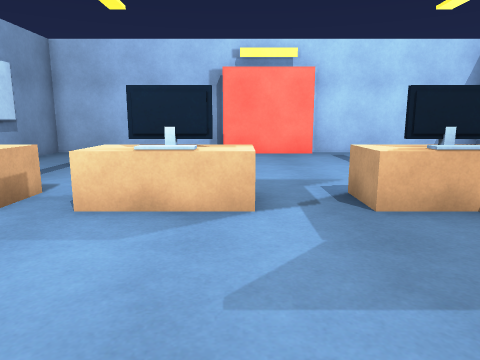
view 1 (above)

12 first-person views from a walk through a Unity game level. The camera is 1.2 m above the floor, tilts 10° down and sees 70° across. The floor is counted in squares, 1 m on a side. Each view is taken from the middle of a square. On the plan, view 1 faces up. The plan holds only what a view shows up to about 14 squares ahead; the rest is blank. The player is left out.

view 2
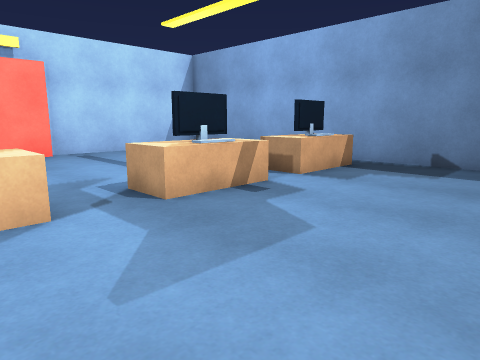

view 3
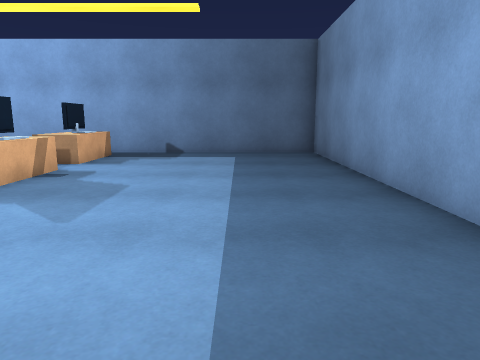

view 4
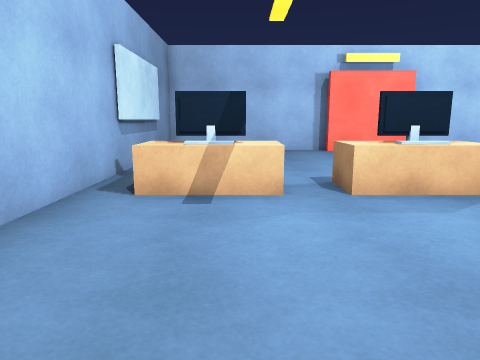

view 5
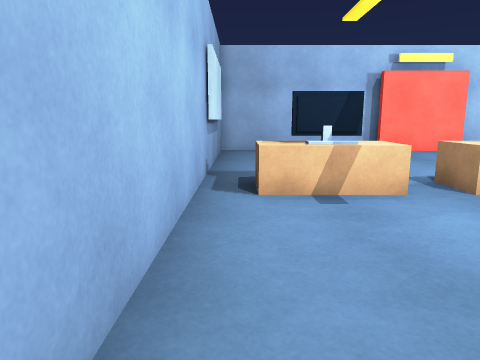

view 6
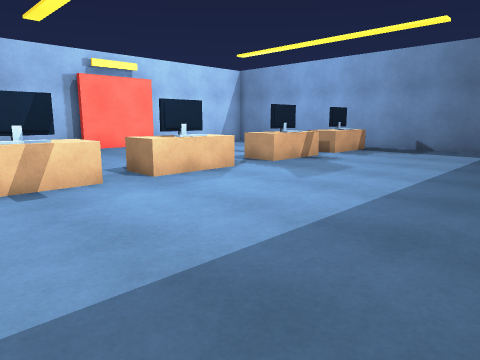

view 7
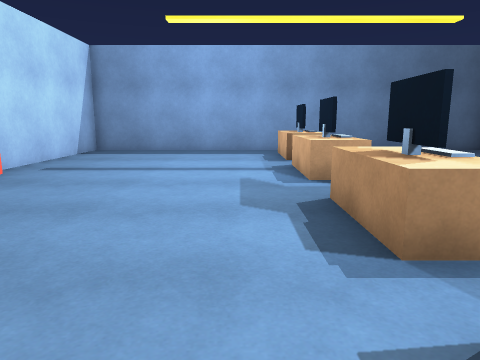

view 8
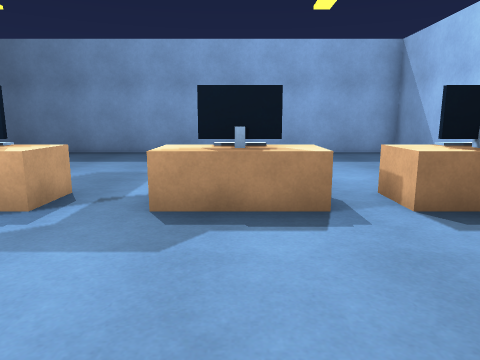

view 9
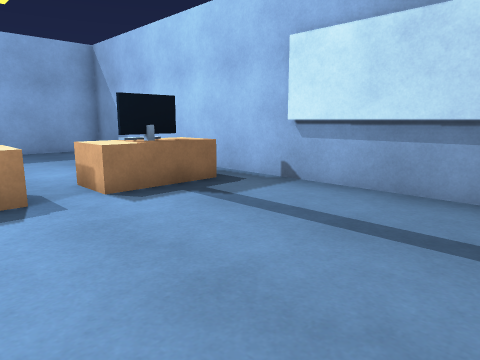

view 10
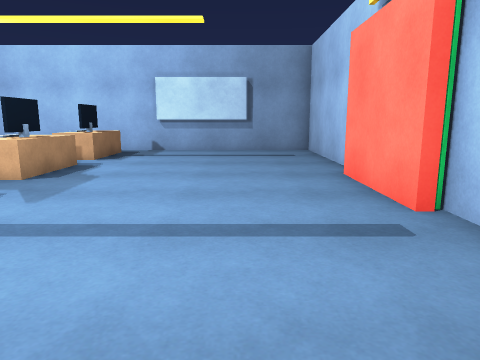

view 11
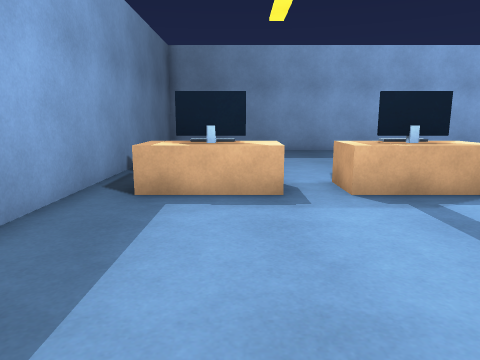

view 12
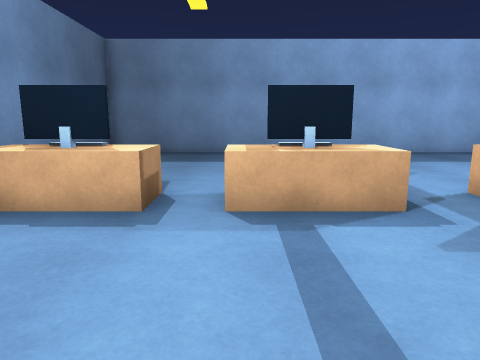

### Floor plan
Points are (right, up) in squares from view 1. A wall is a line through its corners. A room is listed if a view was taken in it or the views show most of it. See-through windows are left out.
Room 1 (views 1, 2, 3, 4, 5, 6, 7, 8, 9, 10, 11, 12)
walls: (2.4, 5) (3.6, 5); (-0.4, 4.9) (-1.6, 4.9); (3.5, 4.9) (2.4, 4.9); (-1.6, 5) (-0.4, 5); (-0.5, 12.7) (-6.7, 12.7) (-6.7, -2.8) (8.7, -2.8) (8.7, 12.7) (2.6, 12.7) (2.6, 12.3) (-0.6, 12.3)
low walls: (2.5, 4.8) (3.5, 4.8); (-0.5, 4.5) (-1.5, 4.5); (-1.5, 4.8) (-0.5, 4.8); (3.5, 4.5) (2.5, 4.5)
objects: other object (-6, 5) to (-3, 5); other object (-2, 5); other object (0, 5); other object (2, 5); other object (4, 5); other object (5, 5) to (8, 5)

Positions as (right, up) in squares from view 1, and headings:
1: (0, 0), facing up
2: (-1, 0), facing up-right
3: (-4, 0), facing right
4: (-4, -1), facing up
5: (-6, -1), facing up
6: (-6, -2), facing up-right
7: (-5, 7), facing right
8: (-1, 10), facing down
9: (-1, 11), facing down-left
10: (7, 10), facing left
11: (6, 11), facing down
12: (4, 10), facing down
